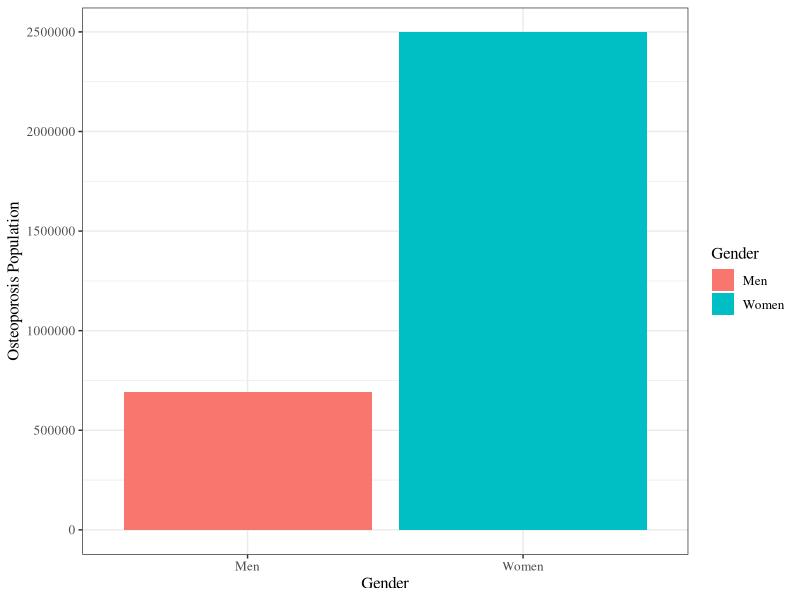

Here is the R script that generated this plot:
library(ggplot2)

pop <- read.csv("data/pop2.csv")
str(pop)
pop[] <- lapply(pop, function(x) {
  as.numeric(gsub(",", "", as.character(x)))
})

total_women_50_above <- sum(pop$Females[pop$Age >= 50])
total_men_50_above <- sum(pop$Males[pop$Age >= 50])
total_population <- sum(pop$All)

# Calculate 21.9% of the total number of women aged 50 and above
percentage_of_women <- 0.219 * total_women_50_above

# Print the result
cat("21.9% of total women aged 50 and above:", percentage_of_women, "\n")

# Calculate 6.7% of the total number of men aged 50 and above
percentage_of_men <- 0.067 * total_men_50_above

# Print the result
cat("6.7% of total men aged 50 and above:", percentage_of_men, "\n")

total_osteoporosis_population <- percentage_of_women + percentage_of_men
print(total_osteoporosis_population)


# png("output/population_at_risk.png")

percentage_data <- data.frame(
  category = c("Men", "Women"),
  percentage = c(percentage_of_men, percentage_of_women))
colnames(percentage_data) <- c('Gender', 'Counts')


p <- ggplot(percentage_data, aes(x = Gender, y = percentage_data$Counts, fill = Gender)) +
  geom_bar(stat = "identity", position = "dodge") +
  labs(y = 'Osteoporosis Population') +
  scale_color_manual()+
  #  ylim(0, max(percentage_of_women) * 1.3) +
  theme_bw() +
  theme(text=element_text(family="Times", size=12)) #Times New Roman, 12pt, Bold)
print(p+labs(y= "Osteoporosis Population"))

# dev.off()
